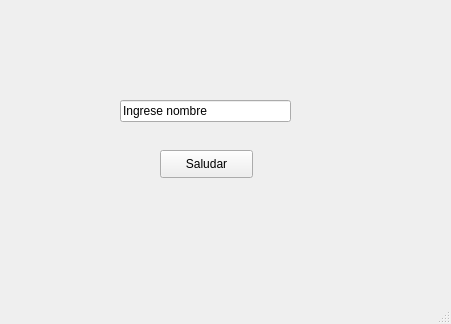
<?xml version="1.0" encoding="UTF-8"?>
<ui version="4.0">
 <class>MainWindow</class>
 <widget class="QMainWindow" name="MainWindow">
  <property name="geometry">
   <rect>
    <x>0</x>
    <y>0</y>
    <width>451</width>
    <height>324</height>
   </rect>
  </property>
  <property name="windowTitle">
   <string>Hola mundo</string>
  </property>
  <property name="toolButtonStyle">
   <enum>Qt::ToolButtonIconOnly</enum>
  </property>
  <widget class="QWidget" name="centralwidget">
   <widget class="QPushButton" name="pushButton">
    <property name="geometry">
     <rect>
      <x>160</x>
      <y>150</y>
      <width>93</width>
      <height>28</height>
     </rect>
    </property>
    <property name="text">
     <string>Saludar</string>
    </property>
   </widget>
   <widget class="QLineEdit" name="lineEdit">
    <property name="geometry">
     <rect>
      <x>120</x>
      <y>100</y>
      <width>171</width>
      <height>22</height>
     </rect>
    </property>
    <property name="text">
     <string>Ingrese nombre</string>
    </property>
   </widget>
  </widget>
  <widget class="QMenuBar" name="menubar">
   <property name="geometry">
    <rect>
     <x>0</x>
     <y>0</y>
     <width>451</width>
     <height>26</height>
    </rect>
   </property>
  </widget>
  <widget class="QStatusBar" name="statusbar"/>
 </widget>
 <resources/>
 <connections/>
</ui>
